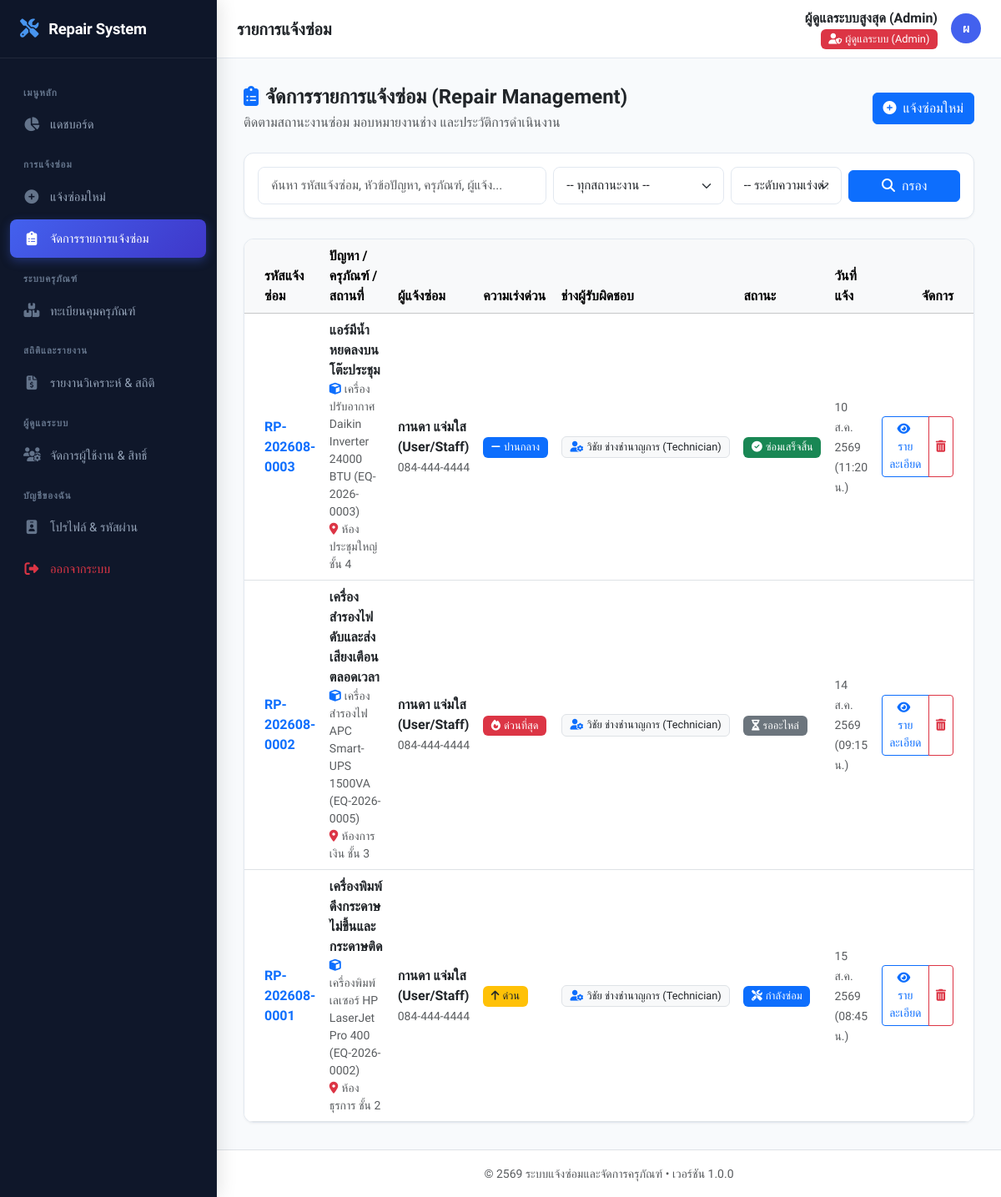
Page /modules/repair/index.php (signed in) on the committed database.
### tables this page shows
CREATE TABLE IF NOT EXISTS `repairs` (
    `id` INT AUTO_INCREMENT PRIMARY KEY,
    `ticket_no` VARCHAR(30) NOT NULL UNIQUE,
    `user_id` INT NOT NULL,
    `equipment_id` INT DEFAULT NULL,
    `location` VARCHAR(150) DEFAULT NULL,
    `urgent_level` ENUM('low', 'normal', 'high', 'urgent') NOT NULL DEFAULT 'normal',
    `problem_title` VARCHAR(200) NOT NULL,
    `problem_description` TEXT NOT NULL,
    `damage_image` VARCHAR(255) DEFAULT NULL,
    `status` ENUM('pending', 'assigned', 'in_progress', 'waiting_parts', 'completed', 'cancelled') NOT NULL DEFAULT 'pending',
    `technician_id` INT DEFAULT NULL,
    `assigned_at` DATETIME DEFAULT NULL,
    `completed_at` DATETIME DEFAULT NULL,
    `total_cost` DECIMAL(10, 2) DEFAULT 0.00,
    `repair_solution` TEXT DEFAULT NULL,
    `repair_image` VARCHAR(255) DEFAULT NULL,
    `created_at` DATETIME DEFAULT CURRENT_TIMESTAMP,
    `updated_at` DATETIME DEFAULT CURRENT_TIMESTAMP ON UPDATE CURRENT_TIMESTAMP,
    FOREIGN KEY (`user_id`) REFERENCES `users`(`id`) ON DELETE CASCADE,
    FOREIGN KEY (`equipment_id`) REFERENCES `equipments`(`id`) ON DELETE SET NULL,
    FOREIGN KEY (`technician_id`) REFERENCES `users`(`id`) ON DELETE SET NULL
);

CREATE TABLE IF NOT EXISTS `equipments` (
    `id` INT AUTO_INCREMENT PRIMARY KEY,
    `code` VARCHAR(50) NOT NULL UNIQUE,
    `name` VARCHAR(150) NOT NULL,
    `category_id` INT DEFAULT NULL,
    `serial_number` VARCHAR(100) DEFAULT NULL,
    `location` VARCHAR(150) DEFAULT NULL,
    `department` VARCHAR(100) DEFAULT NULL,
    `purchase_date` DATE DEFAULT NULL,
    `purchase_price` DECIMAL(12, 2) DEFAULT 0.00,
    `warranty_expire` DATE DEFAULT NULL,
    `status` ENUM('available', 'repairing', 'damaged', 'disposed') NOT NULL DEFAULT 'available',
    `image` VARCHAR(255) DEFAULT NULL,
    `note` TEXT DEFAULT NULL,
    `created_at` DATETIME DEFAULT CURRENT_TIMESTAMP,
    `updated_at` DATETIME DEFAULT CURRENT_TIMESTAMP ON UPDATE CURRENT_TIMESTAMP,
    FOREIGN KEY (`category_id`) REFERENCES `categories`(`id`) ON DELETE SET NULL
);

CREATE TABLE IF NOT EXISTS `users` (
    `id` INT AUTO_INCREMENT PRIMARY KEY,
    `username` VARCHAR(50) NOT NULL UNIQUE,
    `password` VARCHAR(255) NOT NULL,
    `fullname` VARCHAR(100) NOT NULL,
    `email` VARCHAR(100) DEFAULT NULL,
    `phone` VARCHAR(30) DEFAULT NULL,
    `role` ENUM('admin', 'technician', 'inventory', 'user') NOT NULL DEFAULT 'user',
    `department` VARCHAR(100) DEFAULT NULL,
    `avatar` VARCHAR(255) DEFAULT NULL,
    `status` ENUM('active', 'inactive') NOT NULL DEFAULT 'active',
    `created_at` DATETIME DEFAULT CURRENT_TIMESTAMP,
    `updated_at` DATETIME DEFAULT CURRENT_TIMESTAMP ON UPDATE CURRENT_TIMESTAMP
);

### modules/repair/index.php (the view, shortened to what this page needs)
<?php
require_once __DIR__ . '/../../config/db.php';
require_once __DIR__ . '/../../includes/auth_check.php';
$search = trim($_GET['search'] ?? '');
$sql = "SELECT r.*, e.code as eq_code, e.name as eq_name, u.fullname as requester_name, u.phone as requester_phone, t.fullname as tech_name
        FROM repairs r
        LEFT JOIN equipments e ON r.equipment_id = e.id
        LEFT JOIN users u ON r.user_id = u.id
        LEFT JOIN users t ON r.technician_id = t.id
        WHERE 1=1";
$params = [];
$sql .= " ORDER BY r.id DESC";
$stmt = $pdo->prepare($sql);
$stmt->execute($params);
$repairs = $stmt->fetchAll();
require_once __DIR__ . '/../../includes/header.php';
require_once __DIR__ . '/../../includes/sidebar.php';
?>
<div class="main-content">
    <?php require_once __DIR__ . '/../../includes/navbar.php'; ?>
    <div class="content-body">
        <div class="d-flex flex-wrap align-items-center justify-content-between gap-3 mb-4">
            <div>
                <h4 class="fw-bold mb-1 text-dark"><i class="fas fa-clipboard-list text-primary me-2"></i><?= ($user_role === 'user') ? 'รายการแจ้งซ่อมของฉัน' : 'จัดการรายการแจ้งซ่อม (Repair Management)' ?></h4>
                <p class="text-muted mb-0">ติดตามสถานะงานซ่อม มอบหมายงานช่าง และประวัติการดำเนินงาน</p>
            </div>
            <a href="<?= base_url('modules/repair/create.php') ?>" class="btn btn-primary">
                <i class="fas fa-plus-circle me-1"></i> แจ้งซ่อมใหม่
            </a>
        </div>
        <div class="card-modern mb-4 p-3">
            <form action="" method="GET" class="row g-2 align-items-center">
                <div class="col-md-5">
                    <input type="text" class="form-control" name="search" placeholder="ค้นหา รหัสแจ้งซ่อม, หัวข้อปัญหา, ครุภัณฑ์, ผู้แจ้ง..." value="<?= htmlspecialchars($search) ?>">
                </div>
                <div class="col-md-3">
                    <select class="form-select" name="status">
                        <option value="">-- ทุกสถานะงาน --</option>
                    </select>
                </div>
                <div class="col-md-2">
                    <select class="form-select" name="urgent">
                        <option value="">-- ระดับความเร่งด่วน --</option>
                    </select>
                </div>
                <div class="col-md-2 d-flex gap-2">
                    <button type="submit" class="btn btn-primary w-100"><i class="fas fa-search me-1"></i> กรอง</button>
                </div>
            </form>
        </div>
        <div class="card-modern">
            <div class="table-responsive">
                <table class="table table-hover align-middle mb-0">
                    <thead class="table-light">
                        <tr>
                            <th class="ps-4">รหัสแจ้งซ่อม</th>
                            <th>ปัญหา / ครุภัณฑ์ / สถานที่</th>
                            <th>ผู้แจ้งซ่อม</th>
                            <th>ความเร่งด่วน</th>
                            <th>ช่างผู้รับผิดชอบ</th>
                            <th>สถานะ</th>
                            <th>วันที่แจ้ง</th>
                            <th class="text-end pe-4">จัดการ</th>
                        </tr>
                    </thead>
                    <tbody>
                        <?php if (empty($repairs)): ?>
                            <tr>
                                <td colspan="8" class="text-center py-5 text-muted">
                                    <i class="fas fa-inbox fa-3x mb-3 text-secondary opacity-50"></i>
                                    <div>ไม่พบรายการแจ้งซ่อมตามเงื่อนไขที่เลือก</div>
                                </td>
                            </tr>
                        <?php else: ?>
                            <?php foreach ($repairs as $rep): ?>
                            <tr>
                                <td class="ps-4">
                                    <a href="<?= base_url('modules/repair/detail.php?id=' . $rep['id']) ?>" class="fw-bold text-primary">
                                        <?= htmlspecialchars($rep['ticket_no']) ?>
                                    </a>
                                </td>
                                <td>
                                    <div class="fw-bold text-dark"><?= htmlspecialchars($rep['problem_title']) ?></div>
                                    <?php if (!empty($rep['eq_name'])): ?>
                                        <div class="text-muted small"><i class="fas fa-cube text-primary me-1"></i><?= htmlspecialchars($rep['eq_name']) ?> (<?= htmlspecialchars($rep['eq_code']) ?>)</div>
                                    <?php endif; ?>
                                    <div class="text-muted small"><i class="fas fa-map-marker-alt text-danger me-1"></i><?= htmlspecialchars($rep['location'] ?? '-') ?></div>
                                </td>
                                <td>
                                    <div class="fw-semibold text-dark"><?= htmlspecialchars($rep['requester_name'] ?? '-') ?></div>
                                    <small class="text-muted"><?= htmlspecialchars($rep['requester_phone'] ?? '') ?></small>
                                </td>
                                <td><?= urgent_badge($rep['urgent_level']) ?></td>
                                <td>
                                    <?php if (!empty($rep['tech_name'])): ?>
                                        <span class="badge bg-light text-dark border"><i class="fas fa-user-gear text-primary me-1"></i><?= htmlspecialchars($rep['tech_name']) ?></span>
                                    <?php else: ?>
                                        <span class="text-muted small"><i class="fas fa-clock me-1"></i>ยังไม่มอบหมาย</span>
                                    <?php endif; ?>
                                </td>
                                <td><?= status_badge($rep['status']) ?></td>
                                <td><small class="text-muted"><?= format_thai_date($rep['created_at']) ?></small></td>
                                <td class="text-end pe-4">
                                    <div class="btn-group btn-group-sm">
                                        <a href="<?= base_url('modules/repair/detail.php?id=' . $rep['id']) ?>" class="btn btn-outline-primary" title="ดูรายละเอียด">
                                            <i class="fas fa-eye me-1"></i> รายละเอียด
                                        </a>
                                        <?php if ($user_role === 'admin'): ?>
                                        <button type="button" class="btn btn-outline-danger" onclick="confirmDelete('<?= base_url('modules/repair/delete.php?id=' . $rep['id']) ?>', 'ยืนยันการลบใบแจ้งซ่อม?', 'ต้องการลบใบแจ้งซ่อม <?= htmlspecialchars($rep['ticket_no']) ?> หรือไม่?')" title="ลบรายการแจ้งซ่อม">
                                            <i class="fas fa-trash-alt"></i>
                                        </button>
                                        <?php endif; ?>
                                    </div>
                                </td>
                            </tr>
                            <?php endforeach; ?>
                        <?php endif; ?>
                    </tbody>
                </table>
            </div>
        </div>
<?php require_once __DIR__ . '/../../includes/footer.php'; ?>

### config/db.php (shortened to what this page needs)
<?php
function base_url($path = '') {
    return BASE_URL . ltrim($path, '/');
}
function format_thai_date($datetime, $showTime = true) {
    $thai_months = [
        1 => 'ม.ค.', 2 => 'ก.พ.', 3 => 'มี.ค.', 4 => 'เม.ย.',
        5 => 'พ.ค.', 6 => 'มิ.ย.', 7 => 'ก.ค.', 8 => 'ส.ค.',
        9 => 'ก.ย.', 10 => 'ต.ค.', 11 => 'พ.ย.', 12 => 'ธ.ค.'
    ];
    $timestamp = strtotime($datetime);
    $year = date('Y', $timestamp) + 543;
    $month = $thai_months[(int)date('n', $timestamp)];
    $day = date('j', $timestamp);
    if ($showTime) {
        $time = date('H:i', $timestamp) . ' น.';
        return "{$day} {$month} {$year} ({$time})";
    }
    return "{$day} {$month} {$year}";
}
function status_badge($status) {
    switch ($status) {
        case 'in_progress':
            return '<span class="badge bg-primary"><i class="fas fa-tools me-1"></i>กำลังซ่อม</span>';
        case 'waiting_parts':
            return '<span class="badge bg-secondary"><i class="fas fa-hourglass-half me-1"></i>รออะไหล่</span>';
        case 'completed':
            return '<span class="badge bg-success"><i class="fas fa-check-circle me-1"></i>ซ่อมเสร็จสิ้น</span>';
    }
}
function urgent_badge($level) {
    switch ($level) {
        case 'normal':
            return '<span class="badge bg-primary"><i class="fas fa-minus me-1"></i>ปานกลาง</span>';
        case 'high':
            return '<span class="badge bg-warning text-dark"><i class="fas fa-arrow-up me-1"></i>ด่วน</span>';
        case 'urgent':
            return '<span class="badge bg-danger"><i class="fas fa-fire me-1"></i>ด่วนที่สุด</span>';
    }
}
function role_badge($role) {
    switch ($role) {
        case 'admin':
            return '<span class="badge bg-danger"><i class="fas fa-user-shield me-1"></i>ผู้ดูแลระบบ (Admin)</span>';
    }
}

### assets/css/style.css (style rules this page uses)
:root { --primary: #4361ee; --primary-light: #4895ef; --primary-dark: #3f37c9; --secondary: #64748b; --success: #10b981; --warning: #f59e0b; --danger: #ef4444; --info: #06b6d4; --bg-body: #f8fafc; --bg-card: #ffffff; --text-main: #1e293b; --text-muted: #64748b; --border-color: #e2e8f0; --sidebar-width: 260px; --header-height: 70px; --radius-sm: 8px; --radius-md: 12px; --radius-lg: 16px; --shadow-sm: 0 1px 3px rgba(0,0,0,0.05); --shadow-md: 0 4px 12px rgba(0,0,0,0.05); --shadow-lg: 0 10px 25px rgba(0,0,0,0.08); }
* { box-sizing: border-box; margin: 0; padding: 0; }
body { font-family: 'Prompt', 'Plus Jakarta Sans', -apple-system, BlinkMacSystemFont, "Segoe UI", Roboto, sans-serif; background-color: var(--bg-body); color: var(--text-main); min-height: 100vh; display: flex; flex-direction: column; }
a { color: var(--primary); text-decoration: none; transition: all 0.2s ease; }
.main-content { flex: 1; display: flex; flex-direction: column; min-width: 0; margin-left: var(--sidebar-width); transition: margin-left 0.3s ease; }
.content-body { padding: 2rem; flex: 1; }
.card-modern { background: var(--bg-card); border: 1px solid var(--border-color); border-radius: var(--radius-md); box-shadow: var(--shadow-sm); transition: transform 0.2s ease, box-shadow 0.2s ease; overflow: hidden; }
.badge { padding: 0.45em 0.75em; font-weight: 500; font-size: 0.8rem; border-radius: 6px; }
.form-control, .form-select { border: 1px solid var(--border-color); border-radius: var(--radius-sm); padding: 0.65rem 0.95rem; font-size: 0.95rem; transition: border-color 0.2s ease, box-shadow 0.2s ease; }

### rows in the picture
repairs: ticket_no "RP-202608-0003", problem_title "แอร์มีน้ำหยดลงบนโต๊ะประชุม", equipment.name "เครื่องปรับอากาศ Daikin Inverter 24000 BTU", equipment.code "EQ-2026-0003", location "ห้องประชุมใหญ่ ชั้น 4", user.fullname "กานดา แจ่มใส (User/Staff)", user.phone "084-444-4444", urgent_level "normal" (drawn), technician.fullname "วิชัย ช่างชำนาญการ (Technician)", status "completed" (drawn), created_at "10 ส.ค. 2569 (11:20 น.)"
repairs: ticket_no "RP-202608-0002", problem_title "เครื่องสำรองไฟดับและส่งเสียงเตือนตลอดเวลา", equipment.name "เครื่องสำรองไฟ APC Smart-UPS 1500VA", equipment.code "EQ-2026-0005", location "ห้องการเงิน ชั้น 3", user.fullname "กานดา แจ่มใส (User/Staff)", user.phone "084-444-4444", urgent_level "urgent" (drawn), technician.fullname "วิชัย ช่างชำนาญการ (Technician)", status "waiting_parts" (drawn), created_at "14 ส.ค. 2569 (09:15 น.)"
repairs: ticket_no "RP-202608-0001", problem_title "เครื่องพิมพ์ดึงกระดาษไม่ขึ้นและกระดาษติด", equipment.name "เครื่องพิมพ์เลเซอร์ HP LaserJet Pro 400", equipment.code "EQ-2026-0002", location "ห้องธุรการ ชั้น 2", user.fullname "กานดา แจ่มใส (User/Staff)", user.phone "084-444-4444", urgent_level "high" (drawn), technician.fullname "วิชัย ช่างชำนาญการ (Technician)", status "in_progress" (drawn), created_at "15 ส.ค. 2569 (08:45 น.)"

### other values in the picture
$page_title "รายการแจ้งซ่อม"
$user_name "ผู้ดูแลระบบสูงสุด (Admin)"
mb_substr($user_name, 0, 1, 'UTF-8') "ผ"
SITE_NAME "ระบบแจ้งซ่อมและจัดการครุภัณฑ์"
SITE_VERSION "1.0.0"
